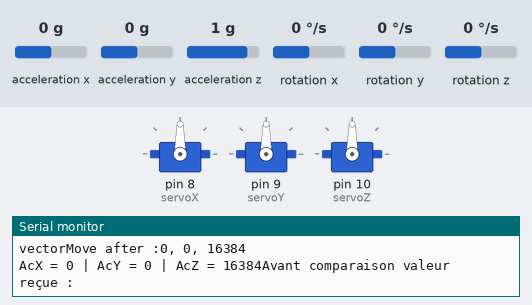
The sketch below on a simulated Arduino Mega 2560, built with avr-gcc and run on an emulated ATmega2560. On the bench: 3 × servo, the last lines printed to the serial monitor. Wiring (inferred from the names in the program): MPU-6050 motion sensor at I2C address 0x68. The inputs (shaded band) are chosen by the test bench; at power-on: acceleration x 0 g, acceleration y 0 g, acceleration z 1 g, rotation x 0 °/s, rotation y 0 °/s, rotation z 0 °/s.

Above: at 1.2 s.
1.3 s: acceleration x set to -1.4 g
4.3 s: acceleration y set to -0.9 g
7.3 s: acceleration y set to -1.2 g
At 7.9 s:
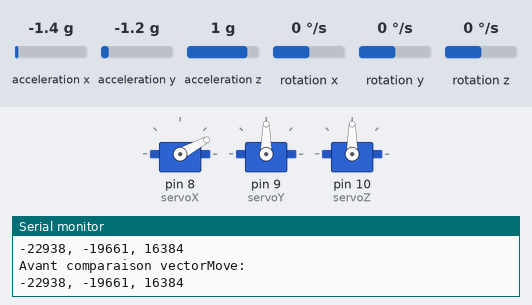
At 8.51 s:
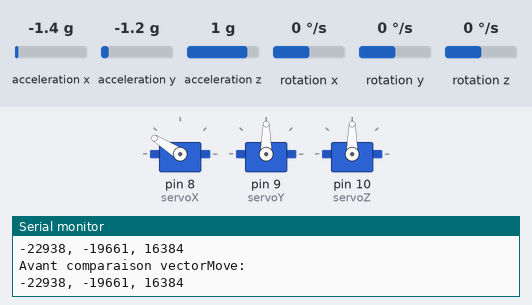
10.3 s: acceleration x set to -1.1 g
At 11.5 s:
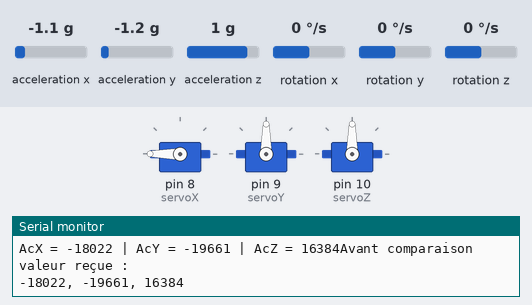
Timing chart, 0 to 13.3 s (numbered marks = the images above; inputs shaded):
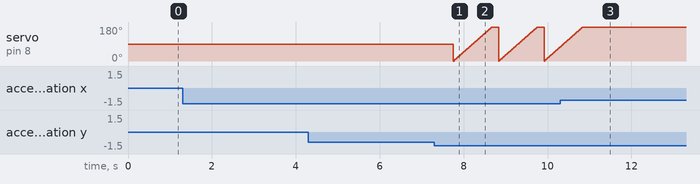

Measured:
- the behaviour switches between -1 and -1.1 g on acceleration y (found by bisection; images 0 and 1)
- the behaviour switches between -1.3 and -1.2 g on acceleration x (found by bisection; images 2 and 3)
- after the input at 10.3 s, servo on pin 8 (servoX): goes on until 10.8 s, then stays 180°

The sketch:

V3.pfe.ino
```cpp
#include<Wire.h>
 /* Inclut la lib Servo pour manipuler le servomoteur */
#include <Servo.h>
/* Créer un objet Servo pour contrôler le servomoteur */
#define MIN_ACC -32768
#define MAX_ACC 32767
Servo servoX, servoY, servoZ;
const int MPU_addr=0x68;  // I2C address of the MPU-6050
int16_t AcX,AcY,AcZ,Tmp,GyX,GyY,GyZ;
int16_t vectorMove[3];
int counter = 0;
void setup(){
  Wire.begin();
  Wire.beginTransmission(MPU_addr);
  Wire.write(0x6B);  // PWR_MGMT_1 register
  Wire.write(0);     // set to zero (wakes up the MPU-6050)
  Wire.endTransmission(true);
  Serial.begin(9600);
  //pinMode(9,OUTPUT);
  //digitalWrite(9,HIGH);
  Serial1.begin(9640);// démarre la voie série à la vitesse 9600 baud
  vectorMove[0] = 0;
  vectorMove[1] = 0;
  vectorMove[2] = 16384;
    // Attache le servomoteur à la broche D9
    servoX.attach(8);
    servoY.attach(9);
    servoZ.attach(10);
}
void loop(){
  int16_t vector[3];
  Wire.beginTransmission(MPU_addr);
  Wire.write(0x3B);  // starting with register 0x3B (ACCEL_XOUT_H)
  Wire.endTransmission(false);
  Wire.requestFrom(MPU_addr,14,true);  // request a total of 14 registers
  AcX=Wire.read()<<8|Wire.read();  // 0x3B (ACCEL_XOUT_H) & 0x3C (ACCEL_XOUT_L)
  AcY=Wire.read()<<8|Wire.read();  // 0x3D (ACCEL_YOUT_H) & 0x3E (ACCEL_YOUT_L)
  AcZ=Wire.read()<<8|Wire.read();  // 0x3F (ACCEL_ZOUT_H) & 0x40 (ACCEL_ZOUT_L)
 //   Tmp=Wire.read()<<8|Wire.read();  // 0x41 (TEMP_OUT_H) & 0x42 (TEMP_OUT_L)
//  GyX=Wire.read()<<8|Wire.read();  // 0x43 (GYRO_XOUT_H) & 0x44 (GYRO_XOUT_L)
//  GyY=Wire.read()<<8|Wire.read();  // 0x45 (GYRO_YOUT_H) & 0x46 (GYRO_YOUT_L)
 // GyZ=Wire.read()<<8|Wire.read();  // 0x47 (GYRO_ZOUT_H) & 0x48 (GYRO_ZOUT_L)
  Serial.print("AcX = "); Serial.print(AcX);
  Serial.print(" | AcY = "); Serial.print(AcY);
  Serial.print(" | AcZ = "); Serial.print(AcZ);
  /*Serial.print(" | Tmp = "); Serial.print(Tmp/340.00+36.53);  //equation for temperature in degrees C from datasheet
  Serial.print(" | GyX = "); Serial.print(GyX);
  Serial.print(" | GyY = "); Serial.print(GyY);
  Serial.print(" | GyZ = "); Serial.println(GyZ);*/
  // Servo_acc = map(acc, MIN_ACC, MAX_ACC, 0, 180);
  /*int value1 = constrain(AcX,-180,180);
  value1= map (value1,-180,180,0,180);
  monServomoteur.write(value1);
  int value2 = constrain(AcY,-180,180);
  value2=map(value2,-180,180,0,180);
  servo2.write(value2);*/
  //Algo pour stocker 2 à 2 les données d'accélération
  vector[0] = AcX;
  vector[1] = AcY;
  vector[2] = AcZ;
  Serial.println("Avant comparaison valeur reçue : ");
  String j = (String)vector[0]+", "+ (String)vector[1]+", " + (String)vector[2];
  Serial.println(j);
  Serial.println("Avant comparaison vectorMove: ");
  String k = (String)vectorMove[0]+", "+ (String)vectorMove[1]+", " + (String)vectorMove[2];
  Serial.println(k);

  compareAcc(vector);
  delay(5);
    // Fait bouger le bras de 0° à 180°
 /* for (int position = 0; position <= 180; position++) {
    monServomoteur.write(position);
    servo2.write(position);
    delay(10);
  }

  // Fait bouger le bras de 180° à 10°
  for (int position = 180; position >= 0; position--) {
    monServomoteur.write(position);
    servo2.write(position);
    delay(10);
  }*/
}
/*
Récupère les données d'accélération et les envoient via bluetooth au téléphone appairé
*/
void sendData(int16_t X, int16_t Y, int16_t Z){
  String data;
  if(Serial.available()){
    data = (String)X;
    data += '-'+(String)Y;
    data += '-'+(String)Z;
    data += '\n';
    Serial1.println(data);
    Serial.println(data);
  }
  while(Serial1.available()){
    Serial.print((char)Serial1.read());
  }
}
/*
*/
void compareAcc(int16_t tab[3]){
  //Acquisition des données de mouvement par intervalle de 2
  //Vecteur soustraction
  int16_t vectorS[3];
  int normeS, norme1, i;
  String strNormeS, strNorme1;
  for (i = 0; i<3; i++){
    vectorS[i] = vectorMove[i] - tab[i]; //soustraction 1er vecteur avec le second
  //Norme du vecteur soustraction accélération
  normeS = sqrt(pow(vectorS[0],2)+pow(vectorS[1],2)+pow(vectorS[2],2));
  //Norme du premier vecteur
  norme1 = sqrt(pow(vectorMove[0],2)+pow(vectorMove[1],2)+pow(vectorMove[2],2));
  //Comparaison entre les 2
  }
  if((float)normeS/2 > (float)norme1){
    for (int position = 0; position <= 180; position++) {
    servoX.write(position);
    delay(5);
    }
  Serial.println("tremblements");
  Wire.beginTransmission(MPU_addr);
  Wire.write(0x3B);  // starting with register 0x3B (ACCEL_XOUT_H)
  Wire.endTransmission(false);
  Wire.requestFrom(MPU_addr,14,true);  // request a total of 14 registers
  vectorMove[0]=Wire.read()<<8|Wire.read();  // 0x3B (ACCEL_XOUT_H) & 0x3C (ACCEL_XOUT_L)
  vectorMove[1]=Wire.read()<<8|Wire.read();  // 0x3D (ACCEL_YOUT_H) & 0x3E (ACCEL_YOUT_L)
  vectorMove[2]=Wire.read()<<8|Wire.read();  // 0x3F (ACCEL_ZOUT_H) & 0x40 (ACCEL_ZOUT_L)
  String u = "vectorMove apres tremblements :" + (String)vectorMove[0]+", "+ (String)vectorMove[1]+", " + (String)vectorMove[2];
   Serial.println(u);

    //Tremblements
    //sendData(tab[0],tab[1],tab[2]);
    /*
    for (int position = 180; position >= 0; position--) {
    servoX.write(position);
    delay(10);
    }
    for (int position = 180; position >= 0; position--) {
    servoY.write(position);
    delay(10);
    }
    for (int position = 180; position >= 0; position--) {
    servoZ.write(position);
    delay(10);
    }*/

  }
  else{
    String s = "vectorMove before :" + (String)vectorMove[0]+", "+ (String)vectorMove[1]+", " + (String)vectorMove[2];
    Serial.println(s);
    if((tab[0] != 0) & (tab[1] != 0) & (tab[2] != 0)){
    vectorMove[0] = tab[0];
    vectorMove[1] = tab[1];
    vectorMove[2] = tab[2];
    }
    s = "vectorMove after :" + (String)vectorMove[0]+", "+ (String)vectorMove[1]+", " + (String)vectorMove[2];
    Serial.println(s);
  }
}
```
